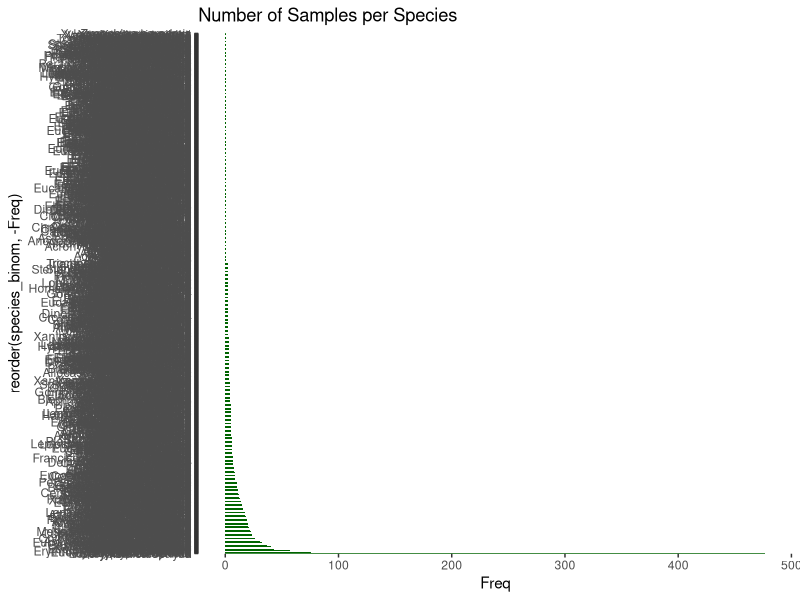
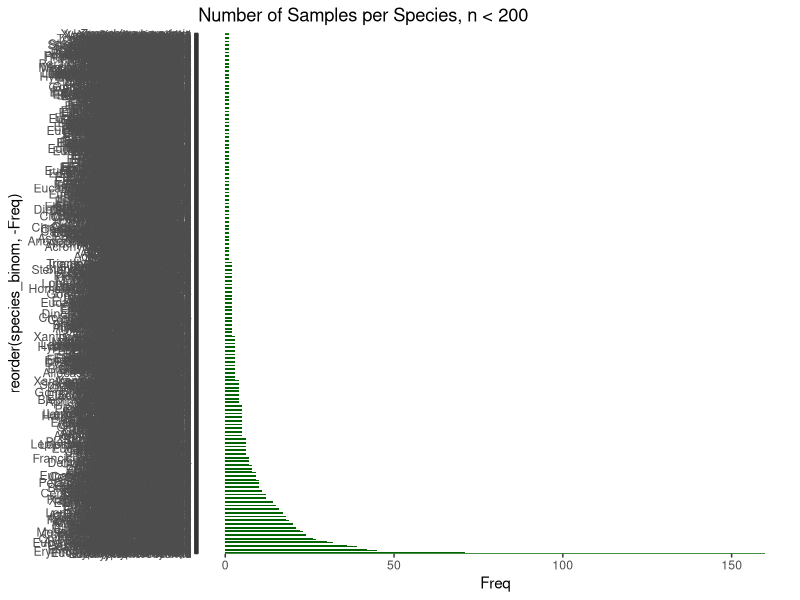
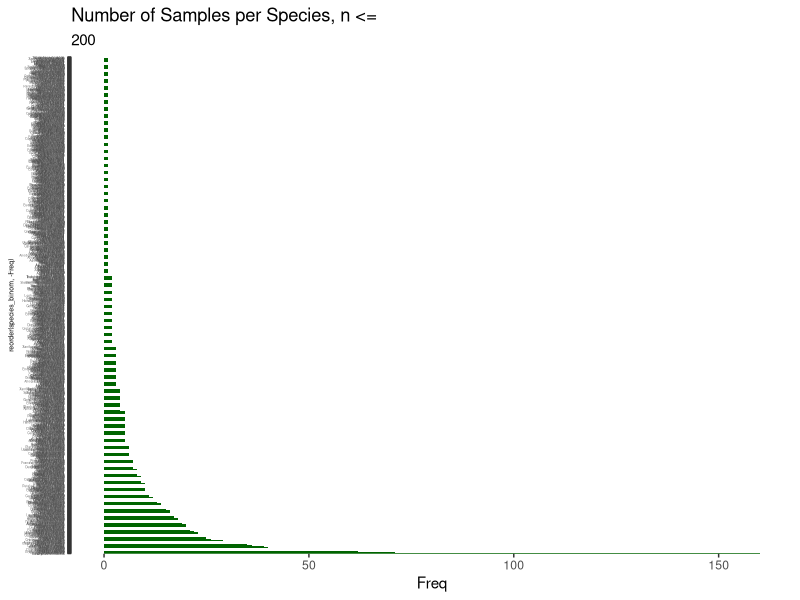
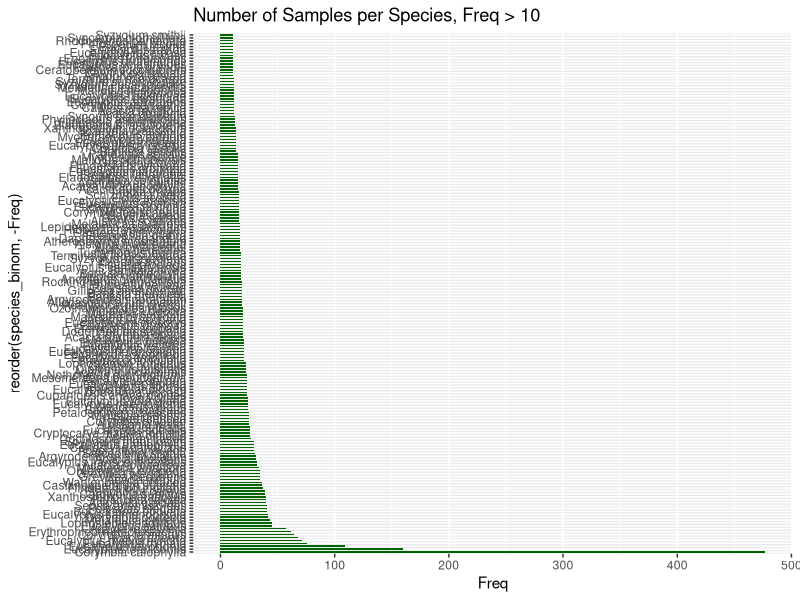

Write the R code that produced these figures, in order.
install.packages("tidyverse")
library(tidyverse)

#tidy data rules:
# 1. Put each dataset in a tibble.
# 2. Put each variable in a column.
# 3. For each plot, subset relevant information. 



austraits_leaf_stoichiometry_MASTER<-read.csv("austraits_leaf_stoichiometry_MASTER.csv")

austraits_leaf_stoich_tib<-as_tibble(austraits_leaf_stoichiometry_MASTER)

################## Number of Samples per Species ###################

#alternate method to count sample number of species:
#count <- austraits_leaf_stoich_tib %>% count(austraits_leaf_stoich_tib$species_binom)

species_binom <- austraits_leaf_stoichiometry_MASTER$species_binom
#count sample number of species
species_count_tab <- table(species_binom)
#table to df
species_count_df<-as.data.frame(species_count_tab)
#df to tib
species_count_tib <- as_tibble(species_count_df)
#order from high to low
#species_count_tib <- species_count_tib%>%arrange(Freq)


ggplot(data=species_count_tib, aes(x = reorder(species_binom,-Freq), y = Freq)) +
  geom_bar(stat="identity", width=0.5, fill="darkgreen") +
  ggtitle("Number of Samples per Species")+
  coord_flip()


#outlier:Corymbia calophylla which is Myrtaceae Corymbia with 477 samples
ggplot(data = subset(species_count_tib, Freq <= 200), aes(x = reorder(species_binom, -Freq), y = Freq)) +
  geom_bar(stat="identity", width=0.5, fill="darkgreen") +
  ggtitle("Number of Samples per Species, n < 200") +
  coord_flip()
  
n = 200
ggplot(data = subset(species_count_tib, Freq <= n), aes(x = reorder(species_binom, -Freq), y = Freq)) +
  geom_bar(stat="identity", width=0.5, fill="darkgreen") +
  ggtitle("Number of Samples per Species, n <=", n) +
  coord_flip() +
  theme(
    axis.text.y = element_text(size = 2), # Adjust x-axis text size
    axis.title.y = element_text(size = 5)) # Adjust x-axis title size)

#next steps: where are the most samples, visualize frequencies over 10-50
#geographical distributions, are these all taken from the same place?

m = 10
ggplot(data = subset(species_count_tib, Freq > m), aes(x = reorder(species_binom, -Freq), y = Freq)) +
  geom_bar(stat="identity", width=0.5, fill="darkgreen") +
  ggtitle(paste("Number of Samples per Species, Freq >", m)) +
  coord_flip() 
#extract list of most species with the most samples, somehow see if they are close geographically


#summary data
#10464 samples
#1421 species
#5.175352 average without main outlier






#idea: faceting by family things like leaf N or 






